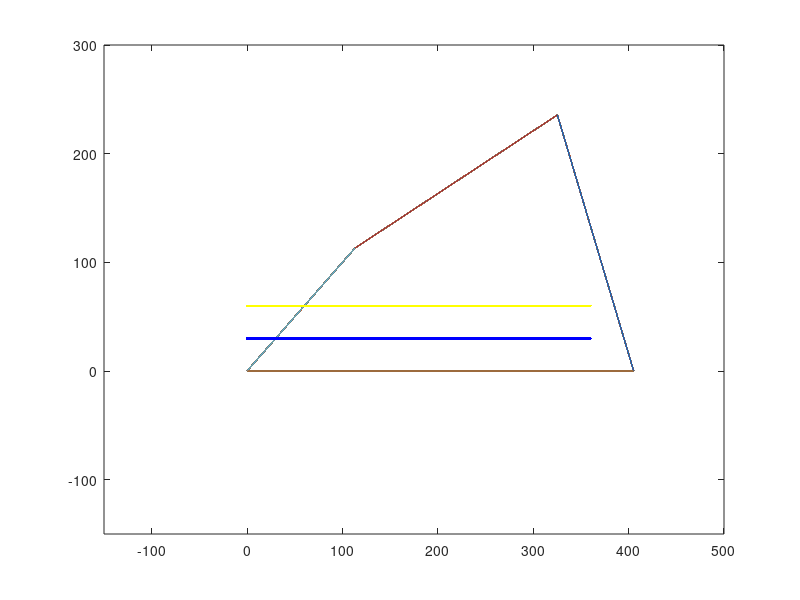

Recreate this plot in MATLAB.
clearvars;
clc;
r1= 245;
r2 = 160;
r3 = 245;
r4 = 160;
n = 1;
m=1;
for th2= 0:1:360
    z = sqrt(r1^2+r2^2-2*r1*r2*cosd(th2))
    alpha = acosd((z^2+r4^2-r3^2)/(2*z*r4))
    beta = acosd((z^2+r1^2-r2^2)/(2*z*r1))
    gamma = acosd((r1^2+r2^2-r3^2-r4^2-2*r1*r2*cosd(th2))/(-2*r3*r4))
    th3 = 180-(alpha+beta+gamma)
    th4 = 180-(alpha+beta)
    theta4 (n) = th2
    n = n+1;
    th3 (m) = 03
    m=m+1
    r1=245;th2=45;r2=160;r3=245;r4=160;th3=30;theta4=60;
    %coordinates
    p1=[0;0];
    p2=[r2*cosd(th2);r2*sind(th2)];
    p3=[r2*cosd(th2)+r3*cosd(th3);r2*sind(th2)+r3*sind(th3)];
    p4=[r2*cosd(th2)+r3*cosd(th3)+r4*cosd(theta4);0]
    %plotting
    axis([-150 500 -150 300])
    plot([p1(1),p2(1)],[p1(2),p2(2)]);
    hold on 
    plot([p2(1),p3(1)],[p2(2),p3(2)]);
    plot([p3(1),p4(1)],[p3(2),p4(2)]);
    plot([p4(1),p1(1)],[p4(2),p1(2)]);
end
th2 = 0:1:360
plot (th2,theta4,'y',th2,th3,'b')
